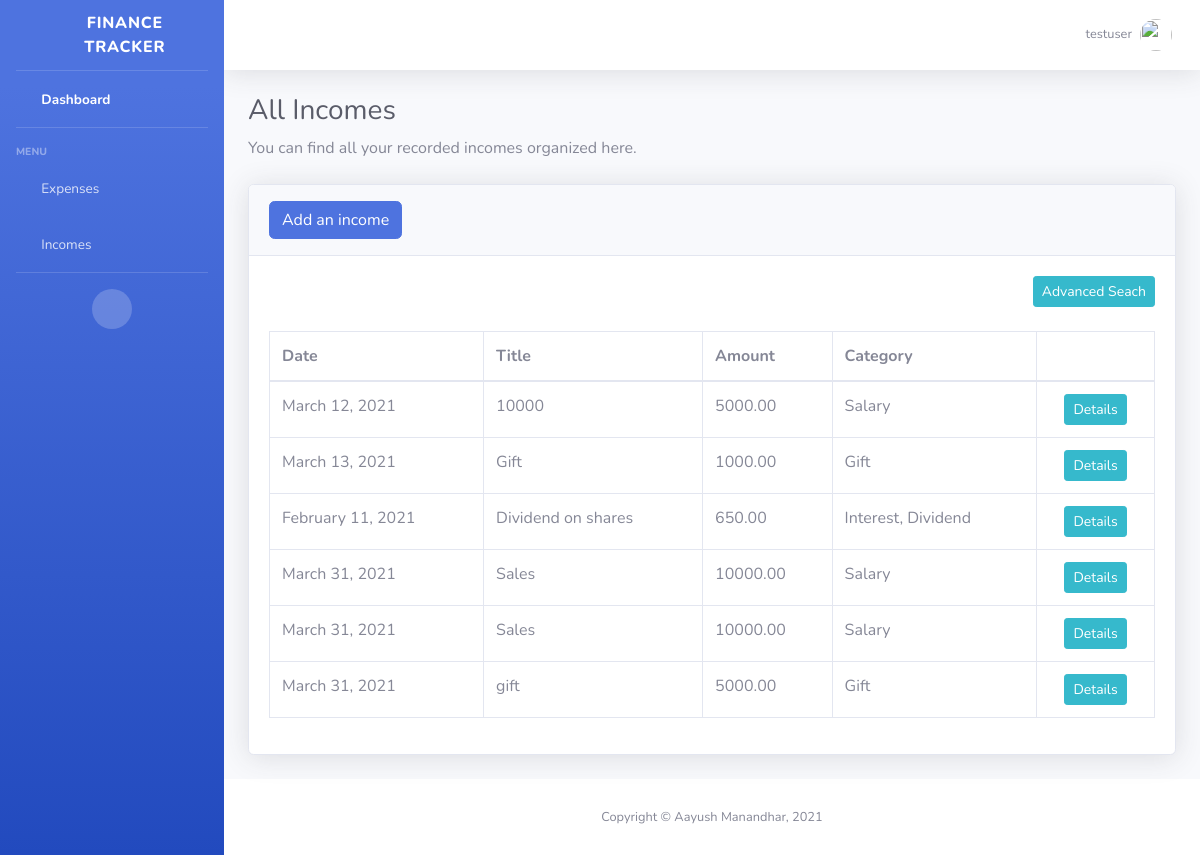
The page /all_incomes/ (signed in) on the database its author committed.
### expense/models.py (models this page shows)
class Income(models.Model):
    user = models.ForeignKey(User, on_delete=models.CASCADE, default=1)
    title = models.CharField(max_length=101)
    amount = models.DecimalField(max_digits=8, decimal_places=2)
    date = models.DateField(default=datetime.now)
    category = models.ForeignKey(IncomeCategory, on_delete=models.CASCADE)
    image = models.ImageField(upload_to="images/incomes", default='images/expenses/default.jpg', blank=True)
    description = models.TextField(blank=True)
    def __str__(self):
        return self.title

class IncomeCategory(models.Model):
    name = models.CharField(max_length=20)
    def __str__(self):
        return self.name

### expense/views.py (the view)
# urls.py: path('all_incomes/',views.incomeDetail, name= 'all_incomes'),
def incomeDetail(request):
    incomes = Income.objects.filter(user = request.user)
    categories = IncomeCategory.objects.all()
    myFilter = IncomeFilter(request.GET, queryset=incomes)
    incomes = myFilter.qs
    context = {
        'incomes': incomes,
        'myFilter' : myFilter
    }
    return render(request, 'expense/incomedetail.html', context)

### expense/templates/expense/incomedetail.html (shortened to what this page needs)
<!DOCTYPE html>
<html lang="en" xmlns="http://www.w3.org/1999/html">
{% load static %}
<head>
    <link href="{% static 'expense/vendor/fontawesome-free/css/all.min.css' %}" rel="stylesheet" type="text/css">
    <link href="{% static 'expense/css/sb-admin-2.min.css' %}" rel="stylesheet">
    <link href="{% static 'expense/vendor/datatables/dataTables.bootstrap4.min.css' %}" rel="stylesheet">
</head>
<body id="page-top">
<div id="wrapper">
    {% include "expense/sidebar.html" %}
    <div id="content-wrapper" class="d-flex flex-column">
        <div id="content">
            {% include "expense/topbar.html" %}
            <div class="container-fluid">
                <h1 class="h3 mb-2 text-gray-800">All Incomes</h1>
                <p class="mb-4">You can find all your recorded incomes organized here.</p>
                <div class="card shadow mb-4">
                    <div class="card-header py-3">
                        <h6 class="m-0 font-weight-bold text-primary"><a href="{% url 'add_income' %}" class="btn btn-primary" role="button">
                            Add an income</a></h6>
                    </div>
                    <div class="card-body">
                        <div class="text-right">
                            <button data-toggle="collapse" data-target="#demo" class="btn btn-info btn-sm">Advanced Seach</button> </div> </br>
                        <div class="table-responsive">
                            <table class="table table-bordered" id="dataTable" width="100%" cellspacing="0">
                                <thead>
                                <tr>
                                    <th>Date</th>
                                    <th>Title</th>
                                    <th>Amount</th>
                                    <th>Category</th>
                                    <th></th>
                                </tr>
                                </thead>
                                <tbody>
                                <tr>
                                    {% for expense in incomes %}
                                    <td>{{expense.date|date:"F d, Y"}}</td>
                                    <td>{{ expense }}</td>
                                    <td>{{ expense.amount }}</td>
                                    <td>{{ expense.category }}</td>
                                    <td align="center">
                                        <div class="btn-group">
                                            <a class="btn btn-sm btn-info" href="{% url 'detail_income' expense.id %}">Details</a>
                                        </div>
                                    </td>
                                </tr>
                                {% endfor %}
                                </tbody>
                            </table>
                        </div>
                    </div>
                </div>
            </div>
        </div>
        <footer class="sticky-footer bg-white">
            <div class="container my-auto">
                <div class="copyright text-center my-auto">
                    <span>Copyright &copy; Aayush Manandhar, 2021</span>
                </div>
            </div>
        </footer>
    </div>
</div>
</body>
</html>

### expense/templates/expense/topbar.html (shortened to what this page needs)
      {% load static %}
            <nav class="navbar navbar-expand navbar-light bg-white topbar mb-4 static-top shadow">
                <ul class="navbar-nav ml-auto">
                    <li class="nav-item dropdown no-arrow">
                        <a class="nav-link dropdown-toggle" href="#" id="userDropdown" role="button"
                           data-toggle="dropdown" aria-haspopup="true" aria-expanded="false">
                            <span class="mr-2 d-none d-lg-inline text-gray-600 small">{{ request.user }}</span>
                            <img class="img-profile rounded-circle"
                                 src="{% static 'expense/img/undraw_profile_2.svg' %}">
                        </a>
                    </li>
                </ul>
            </nav>

### rows shown on the page
Income: date "March 12, 2021", title "10000", amount "5000.00", category "Salary"
Income: date "March 13, 2021", title "Gift", amount "1000.00", category "Gift"
Income: date "February 11, 2021", title "Dividend on shares", amount "650.00", category "Interest, Dividend"
Income: date "March 31, 2021", title "Sales", amount "10000.00", category "Salary"
Income: date "March 31, 2021", title "Sales", amount "10000.00", category "Salary"
Income: date "March 31, 2021", title "gift", amount "5000.00", category "Gift"

### other values the page prints
{{ request.user }} "testuser"
